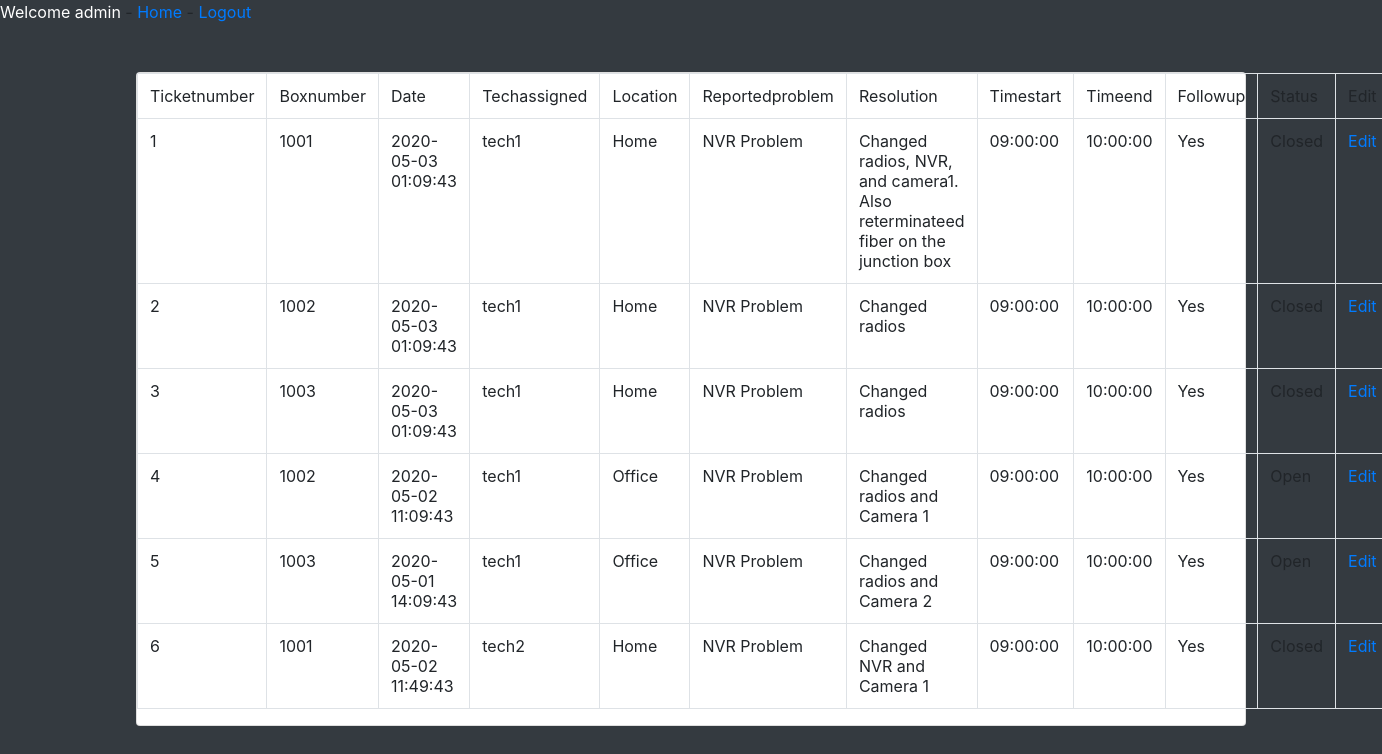
/view_tickets.php (signed in), run on the app's committed database.
### tables this page shows
CREATE TABLE tickets (
    Ticketnumber INTEGER AUTO_INCREMENT,
    Boxnumber VARCHAR(20),
    Date timestamp,
    Techassigned VARCHAR(20),
	Location VARCHAR(50),
	Reportedproblem VARCHAR(50),
	Resolution VARCHAR(254),
	Timestart time,
	Timeend time,
	Followup VARCHAR(50),
	Status VARCHAR(50),
    PRIMARY KEY (Ticketnumber),
	FOREIGN KEY (Boxnumber)
		REFERENCES boxes(Boxnumber)
		ON UPDATE RESTRICT ON DELETE RESTRICT
);

### html/view_tickets.php (the view, shortened to what this page needs)
<?php
    if(isset($_SESSION['User']))
    {
        echo '<a style="color:white"> Welcome ' .$_SESSION['User'].'</a> - <a href="welcome.php"> Home</a> - <a href="logout.php?logout">Logout</a>';
    }
    else
    {
        header("location:index.php");
    }
?>
<?php
    require_once("connection.php");
    $query = " select * from tickets ";
    $result = mysqli_query($con,$query);
?>
<!DOCTYPE html>
<html lang="en">
<head>
    <link rel="stylesheet" a href="css/bootstrap.css"/>
</head>
<body class="bg-dark">
        <div class="container">
            <div class="row">
                <div class="col m-auto">
                    <div class="card mt-5">
                        <table class="table table-bordered">
                            <tr>
                                <td> Ticketnumber </td>
                                <td> Boxnumber </td>
                                <td> Date </td>
                                <td> Techassigned </td>
                                <td> Location  </td>
                                <td> Reportedproblem </td>
								<td> Resolution  </td>
								<td> Timestart  </td>
								<td> Timeend  </td>
								<td> Followup  </td>
								<td> Status  </td>
								<td> Edit  </td>
                            </tr>
                            <?php
                                    while($row=mysqli_fetch_assoc($result))
                                    {
                                        $Ticketnumber = $row['Ticketnumber'];
                                        $Boxnumber = $row['Boxnumber'];
                                        $Date = $row['Date'];
                                        $Techassigned = $row['Techassigned'];
										$Location  = $row['Location'];
										$Reportedproblem = $row['Reportedproblem'];
										$Resolution = $row['Resolution'];
										$Timestart = $row['Timestart'];
										$Timeend = $row['Timeend'];
										$Followup = $row['Followup'];
										$Status = $row['Status'];
                            ?>
                                    <tr>
                                        <td><?php echo $Ticketnumber ?></td>
                                        <td><?php echo $Boxnumber ?></td>
                                        <td><?php echo $Date ?></td>
										<td><?php echo $Techassigned ?></td>
                                        <td><?php echo $Location ?></td>
										<td><?php echo $Reportedproblem  ?></td>
										<td><?php echo $Resolution ?></td>
										<td><?php echo $Timestart ?></td>
										<td><?php echo $Timeend ?></td>
										<td><?php echo $Followup ?></td>
										<td><?php echo $Status  ?></td>
                                        <td><a href="edit_ticket.php?GetID=<?php echo $Ticketnumber ?>">Edit</a></td>
                                    </tr>
                            <?php
                                    }
                            ?>
                        </table>
                    </div>
                </div>
            </div>
        </div>
</body>
</html>

### data on the page
tickets: Ticketnumber "1", Boxnumber "1001", Date "2020-05-03 01:09:43", Techassigned "tech1", Location "Home", Reportedproblem "NVR Problem", Resolution "Changed radios, NVR, and camera1. Also reterminateed fiber on the junction box", Timestart "09:00:00", Timeend "10:00:00", Followup "Yes", Status "Closed"
tickets: Ticketnumber "2", Boxnumber "1002", Date "2020-05-03 01:09:43", Techassigned "tech1", Location "Home", Reportedproblem "NVR Problem", Resolution "Changed radios", Timestart "09:00:00", Timeend "10:00:00", Followup "Yes", Status "Closed"
tickets: Ticketnumber "3", Boxnumber "1003", Date "2020-05-03 01:09:43", Techassigned "tech1", Location "Home", Reportedproblem "NVR Problem", Resolution "Changed radios", Timestart "09:00:00", Timeend "10:00:00", Followup "Yes", Status "Closed"
tickets: Ticketnumber "4", Boxnumber "1002", Date "2020-05-02 11:09:43", Techassigned "tech1", Location "Office", Reportedproblem "NVR Problem", Resolution "Changed radios and Camera 1", Timestart "09:00:00", Timeend "10:00:00", Followup "Yes", Status "Open"
tickets: Ticketnumber "5", Boxnumber "1003", Date "2020-05-01 14:09:43", Techassigned "tech1", Location "Office", Reportedproblem "NVR Problem", Resolution "Changed radios and Camera 2", Timestart "09:00:00", Timeend "10:00:00", Followup "Yes", Status "Open"
tickets: Ticketnumber "6", Boxnumber "1001", Date "2020-05-02 11:49:43", Techassigned "tech2", Location "Home", Reportedproblem "NVR Problem", Resolution "Changed NVR and Camera 1", Timestart "09:00:00", Timeend "10:00:00", Followup "Yes", Status "Closed"

### other printed values
$_SESSION['User'] "admin"
